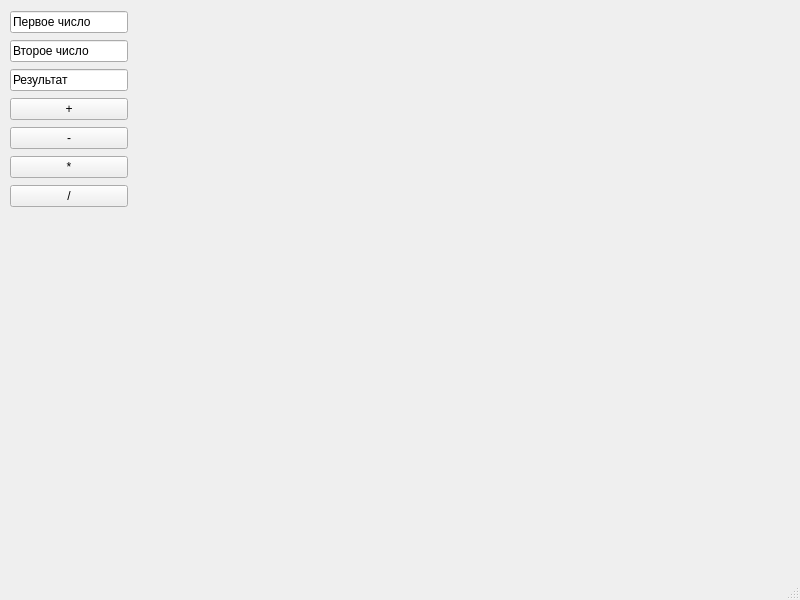
<?xml version="1.0" encoding="UTF-8"?>
<ui version="4.0">
 <class>MainWindow</class>
 <widget class="QMainWindow" name="MainWindow">
  <property name="geometry">
   <rect>
    <x>0</x>
    <y>0</y>
    <width>800</width>
    <height>600</height>
   </rect>
  </property>
  <property name="windowTitle">
   <string>MainWindow</string>
  </property>
  <widget class="QWidget" name="centralwidget">
   <widget class="QWidget" name="">
    <property name="geometry">
     <rect>
      <x>10</x>
      <y>10</y>
      <width>118</width>
      <height>200</height>
     </rect>
    </property>
    <layout class="QVBoxLayout" name="verticalLayout">
     <item>
      <widget class="QLineEdit" name="number1">
       <property name="text">
        <string>Первое число</string>
       </property>
      </widget>
     </item>
     <item>
      <widget class="QLineEdit" name="number2">
       <property name="text">
        <string>Второе число</string>
       </property>
      </widget>
     </item>
     <item>
      <widget class="QLineEdit" name="result">
       <property name="text">
        <string>Результат</string>
       </property>
       <property name="readOnly">
        <bool>true</bool>
       </property>
      </widget>
     </item>
     <item>
      <widget class="QPushButton" name="btnAdd">
       <property name="text">
        <string>+</string>
       </property>
      </widget>
     </item>
     <item>
      <widget class="QPushButton" name="btnSub">
       <property name="text">
        <string>-</string>
       </property>
      </widget>
     </item>
     <item>
      <widget class="QPushButton" name="btnMul">
       <property name="text">
        <string>*</string>
       </property>
      </widget>
     </item>
     <item>
      <widget class="QPushButton" name="btnDiv">
       <property name="text">
        <string>/</string>
       </property>
      </widget>
     </item>
    </layout>
   </widget>
  </widget>
  <widget class="QMenuBar" name="menubar">
   <property name="geometry">
    <rect>
     <x>0</x>
     <y>0</y>
     <width>800</width>
     <height>22</height>
    </rect>
   </property>
  </widget>
  <widget class="QStatusBar" name="statusbar"/>
 </widget>
 <resources/>
 <connections/>
</ui>
